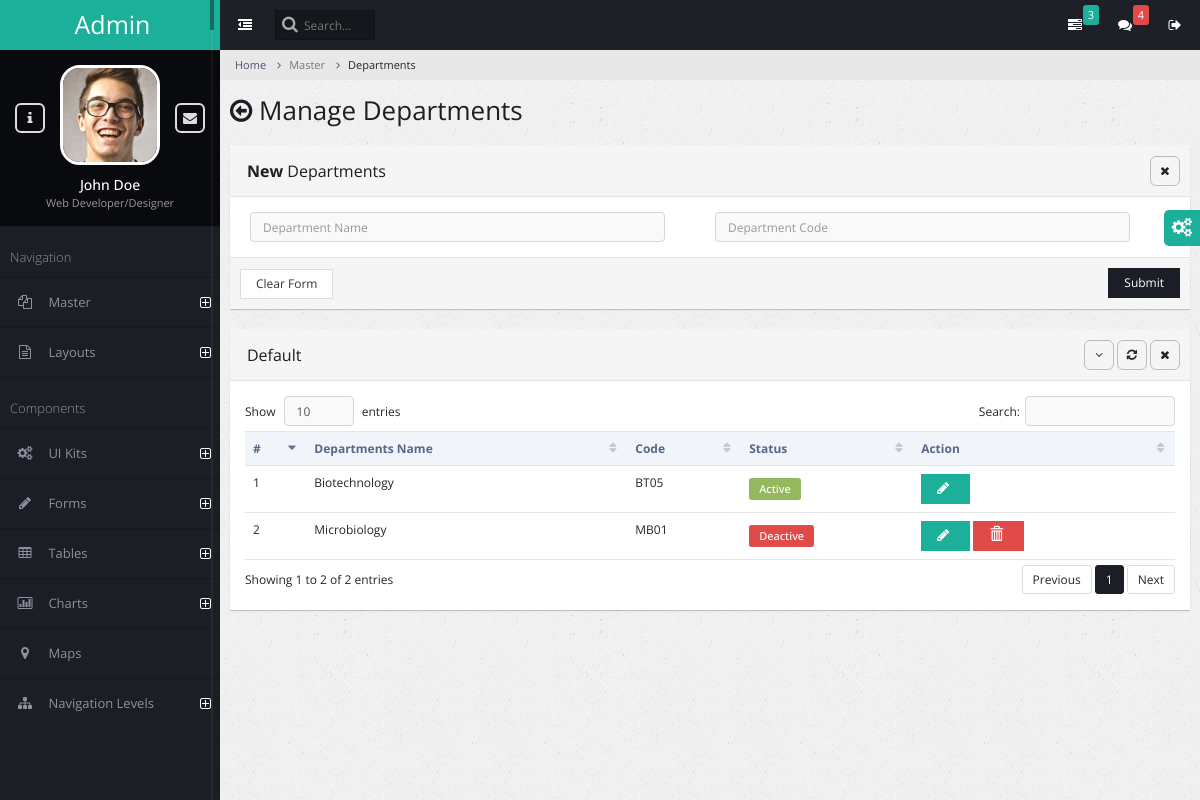
/departments/, run on an earlier commit of the app's database.
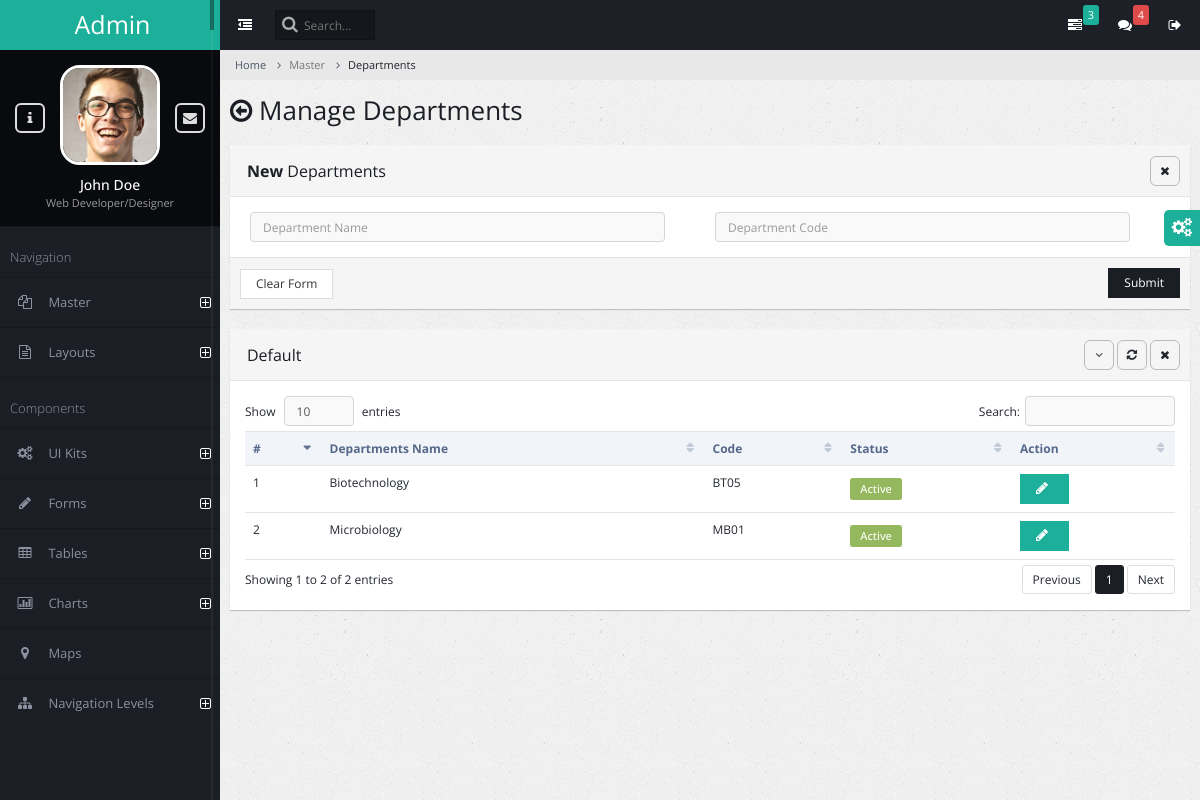
And on a later commit of the database.
### admin_master/models.py (models this page shows)
class AcademicDepartment(models.Model):
    department_name = models.CharField(max_length=100)
    department_code = models.CharField(max_length=10)
    is_active = models.BooleanField(default=True)

### admin_master/views.py (the view, shortened to what this page needs)
# urls.py: path('departments/', views.department_manage,name="department"),
def department_manage(request):
    success_message=None
    error_message = None
    academic_department = AcademicDepartment.objects.all()
    context = {
        'errormessage': error_message,
        'successmessage': success_message,
        'academic_department': academic_department,
    }
    return render(request, 'department_manage.html',context)

### admin_master/templates/department_manage.html (shortened to what the changed rows need)
{% extends 'admin_base.html' %}
{% block content %}
<div class="page-title">
    <h2><span class="fa fa-arrow-circle-o-left"></span> Manage Departments</h2>
</div>
<div class="page-content-wrap">
    <div class="row">
        <div class="col-md-12">
            <div class="panel panel-default">
                <div class="panel-body">
                    <table class="table datatable">
                        <thead>
                            <tr>
                                <th>#</th>
                                <th>Departments Name</th>
                                <th>Code</th>
                                <th>Status</th>
                                <th>Action</th>
                            </tr>
                        </thead>
                        <tbody>
                            {% for department in academic_department %}
                            <tr id="{{department.id}}">
                                <td>{{ forloop.counter }}</td>
                                <td>{{ department.department_name }}</td>
                                <td>{{ department.department_code }}</td>
                                <td>
                                    {% if department.is_active %}
                                    <span class="label label-success label-form">Active</span>
                                    {% else %}
                                    <span class="label label-danger label-form">Deactive</span>
                                    {% endif %}
                                </td>
                                <td>
                                    <button class="btn btn-info" onclick="edit_pop_department({{department.id}})">
                                        <span id ="spinner{{department.id}}" class="fa fa-pencil"></span>
                                    </button>
                                    {% if not department.is_active %}
                                    <a onclick="delete_department({{department.id}})">
                                        <button class="btn btn-danger">
                                            <span class="glyphicon glyphicon-trash"></span>
                                        </button>
                                    </a>
                                    {% endif %}
                                </td>
                            </tr>
                        {% endfor %}
                        </tbody>
                    </table>
                </div>
            </div>
        </div>
    </div>
</div>
{% endblock %}

What changed in the data, as far as the page shows it:
changed AcademicDepartment "Microbiology": is_active "Deactive" → "Active"
